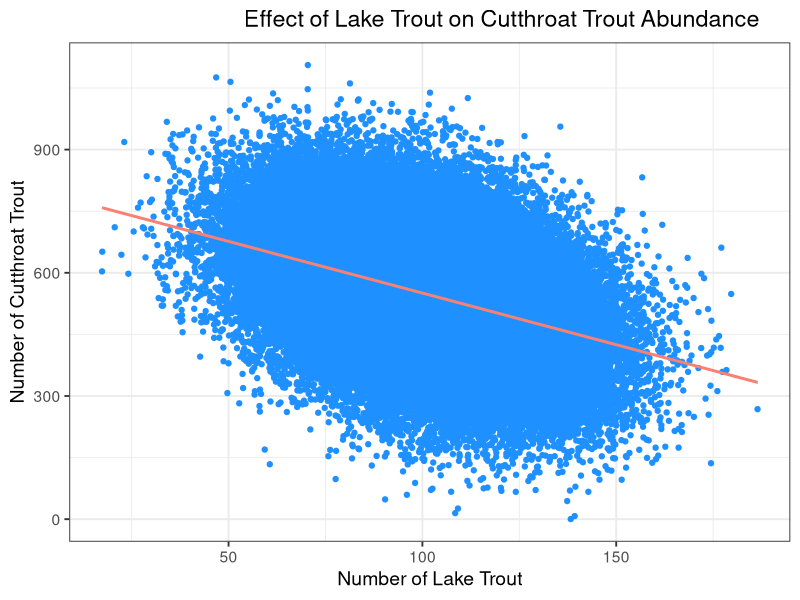
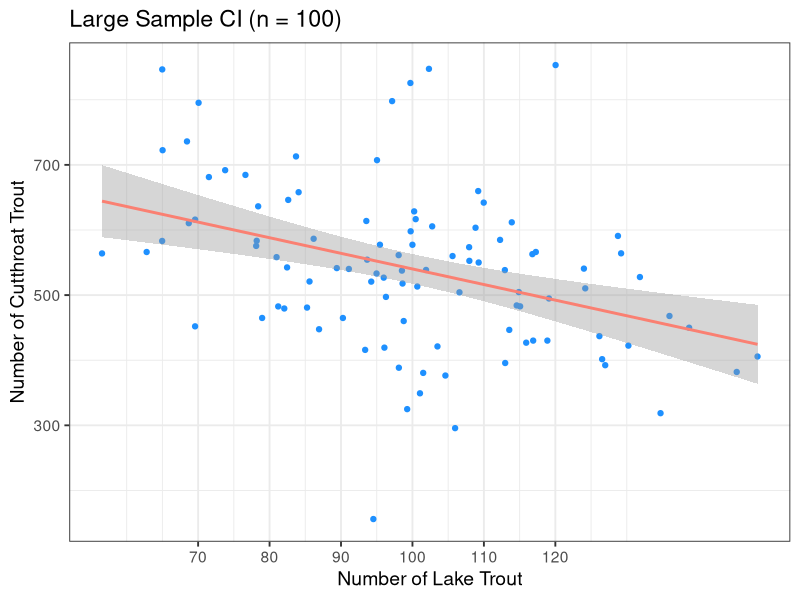
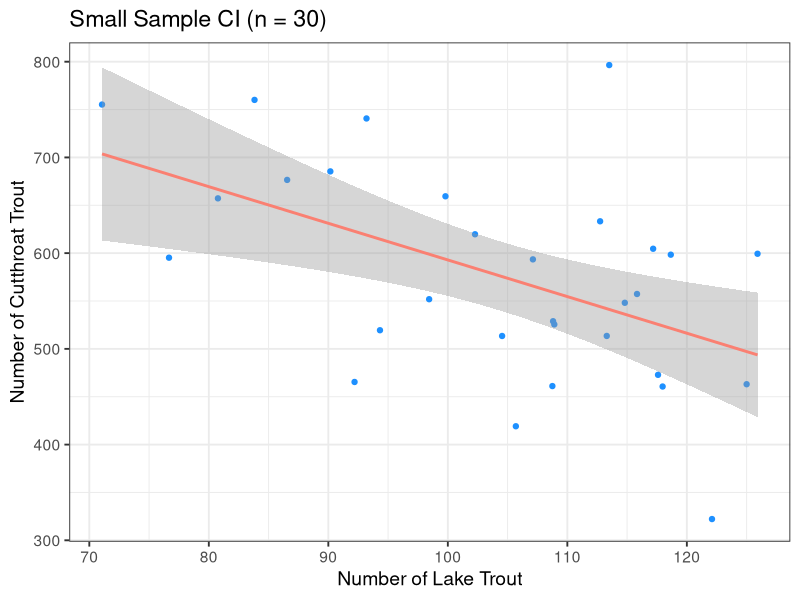

Write R code to recreate these figures, in order.
## ---- chunk 1
#| label: setup
#| message: false

library(tidyverse)
library(dplyr)
set.seed(123)
theme_set(theme_bw(14))

## ---- chunk 2
#| label: sim-pop
#| 
# Define the population 

beta0 <- 800
beta1 <- -2.5
sigma <- 120

lake_trout <- rnorm(100000, mean = 100, sd = 20)

cut_throat_trout <- rnorm(100000, mean = beta0 + beta1* lake_trout, sd = sigma)

# Making data frame 

trout_df <- tibble(lake_trout, cut_throat_trout)

## ---- chunk 3

#| label: fig-pop
ggplot(trout_df, 
       aes(lake_trout, cut_throat_trout)) + 
  geom_point(color = "dodgerblue") + 
  geom_smooth(method = "lm", 
              color = "salmon") + 
  labs(x = "Number of Lake Trout", 
       y = "Number of Cutthroat Trout", 
       title = "Effect of Lake Trout on Cutthroat Trout Abundance") + 
  theme(plot.title = element_text(hjust = .85))

## ---- chunk 4
# Draw 
lake_spl1 <- trout_df  |> 
  sample_n(30)

lake_spl2 <- trout_df  |> 
  sample_n(30)

lake_spl3 <- trout_df  |> 
  sample_n(30)

## ---- chunk 5
#| label: pop-spl-coefs

# Estimating effect of lake trout on cutthroat in population 

population_lm <- lm(lake_trout ~ cut_throat_trout, trout_df)
print(paste("Population B1:", population_lm$coefficients[2]))

lake_spl1_lm <- lm(lake_trout ~ cut_throat_trout, lake_spl1)
print(paste("Sample 1 B1:", lake_spl1_lm$coefficients[2]))

lake_spl2_lm <- lm(lake_trout ~ cut_throat_trout, lake_spl2)
print(paste("Sample 2 B1:",lake_spl2_lm$coefficients[2]))

lake_spl3_lm <- lm(lake_trout ~ cut_throat_trout, lake_spl3)
print(paste("Sample 3 B1:",lake_spl3_lm$coefficients[2]))

## ---- chunk 6
#| label: small-n-pval

# Creating p_dist function with only one input: n 

p_dist <- function(n) {
 map_dbl(1:1000, \(i) { # nesting map_dbl inside to create vector of 1000 

sample <- trout_df  |> 
  sample_n(n) 

# Model drawing from sample df 
population_lm <- lm(lake_trout ~ cut_throat_trout, sample)
# Model summary
population_summary <- summary(population_lm)
# Population_summary$coefficients is the coefficient table
population_summary$coefficients
# Cut_throat_trout is the second coef (after the intercept) and the p
# Value is in the fourth column.
population_pval <- population_summary$coefficients[2, 4]
})
}

# Call `p_dist` for `n`'s of 30, 50, and 10 sample sizes 

p_dist_30 <- p_dist(30)

p_dist_50 <- p_dist(50)

p_dist_100 <- p_dist(100)

# Which fraction of values are below 0.05 for each sample size? 

# For n = 30:  

print(paste("Proportion of p values less than 0.05 with sample size 30: ", sum(p_dist_30 < 0.05)/ length(p_dist_30)))

# For n = 50: 

print(paste("Proportion of p values less than 0.05 with sample size 50: ", sum(p_dist_50 < 0.05)/ length(p_dist_50)))

# For n = 100: 

print(paste("Proportion of p values less than 0.05 with sample size 100: ", sum(p_dist_100 < 0.05)/ length(p_dist_100)))

## ---- chunk 7
#| label: boot-beta1

big_sample <- trout_df |> 
  sample_n(100)

big_boot <- map_dbl(1:1000, \(i) { 
  big_boot_sample <- big_sample |> 
    sample_n(1000, replace = TRUE)
  big_sample_lm <- lm(cut_throat_trout ~ lake_trout, big_boot_sample)
big_sample_summary <- summary(big_sample_lm)
coefficient <- big_sample_summary$coefficients[2,1]
  })

quantile(big_boot, c(0.025, 0.975))

small_sample <- trout_df |> 
  sample_n(30)

small_boot <- map_dbl(1:1000, \(i) { 
  small_boot_sample <- small_sample |> 
    sample_n(1000, replace = TRUE)
  small_sample_lm <- lm(cut_throat_trout ~ lake_trout, small_boot_sample)
small_sample_summary <- summary(small_sample_lm)
coefficient <- small_sample_summary$coefficients[2,1]
  })

quantile(small_boot, c(0.025, 0.975))

## ---- chunk 8
#| label: ci-mean
ggplot(big_sample, 
       aes(x = lake_trout, y = cut_throat_trout)) +
  geom_point(color = "dodgerblue") + 
  geom_smooth(method = "lm", 
              formula = y ~ x, 
              se = TRUE, 
              color = "salmon") + 
   labs(x = "Number of Lake Trout", 
       y = "Number of Cutthroat Trout", 
       title = "Large Sample CI (n = 100)") + 
  scale_x_continuous(breaks = seq(70, 120, by = 10))


ggplot(small_sample, 
       aes(x = lake_trout, y = cut_throat_trout)) +
  geom_point(color = "dodgerblue") + 
  geom_smooth(method = "lm", 
              formula = y ~ x, 
              se = TRUE, 
              color = "salmon") + 
   labs(x = "Number of Lake Trout", 
       y = "Number of Cutthroat Trout", 
       title = "Small Sample CI (n = 30)") 

